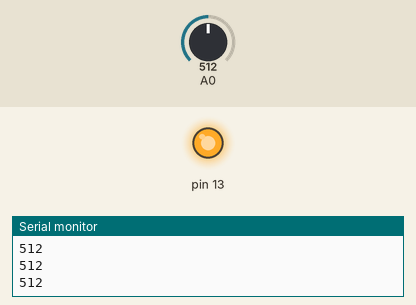
Recording of a sketch running on a simulated Arduino Uno, built with avr-gcc and run on an emulated ATmega328P. Parts: output pins drawn as LEDs (lit = HIGH), the last lines printed to the serial monitor. Inputs (shaded band) come from the test bench; at power-on: A0 = 512.

Above: at 1.2 s.
1.3 s: A0 set to 219
2.8 s: A0 set to 189
At 3.7 s:
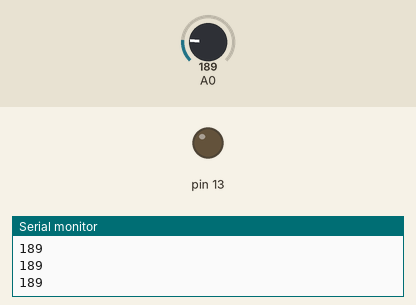
4.3 s: A0 set to 210
At 4.8 s:
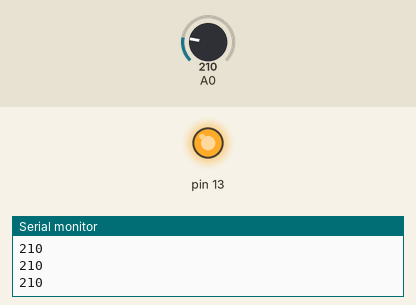
5.8 s: A0 set to 190
At 7.2 s:
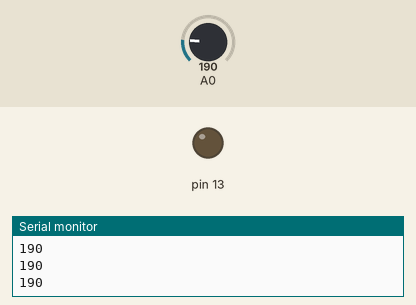
Timing chart, 0 to 8.3 s (numbered marks = the images above; inputs shaded):
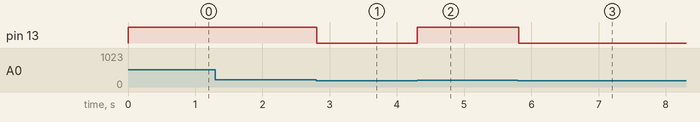

The sketch:

s4a_task2.ino
```cpp
/* Nightlight Program
 *  Hardware:  light dependent resistor voltage divider in analog pin 0
 *  LED in pin 13
 *
 *  Reads light value and turns on or off the LED.
 *  You will need to calibrate... run the sketch and view the analog input
 *  values in the light and dark.  Change the setpoint to be halfway between
 *  those two values.
 */

int setpoint = 200;

void setup() {
  // set pin 13 as an output
  pinMode(13, OUTPUT);
  // Setup a connection to the computer
  Serial.begin(9600);
}

void loop() {
  // read pin A0, store status in variable "lightValue"
  int lightValue = analogRead(A0);
  // Send the light value to the computer
  Serial.println(lightValue);
  if(lightValue > setpoint)  // if LDR is in dark, turn on LED
  {
    digitalWrite(13, HIGH);
  }
  else //otherwise turn on LED
  {
    digitalWrite(13, LOW);
  }
}
```

Measured:
- the behaviour switches between 201 and 200 on A0 (found by bisection; images 0 and 1)
- after the input at 2.8 s, pin 13: HIGH → LOW at once
- after the input at 4.3 s, pin 13: LOW → HIGH at once
- after the input at 5.8 s, pin 13: HIGH → LOW at once
